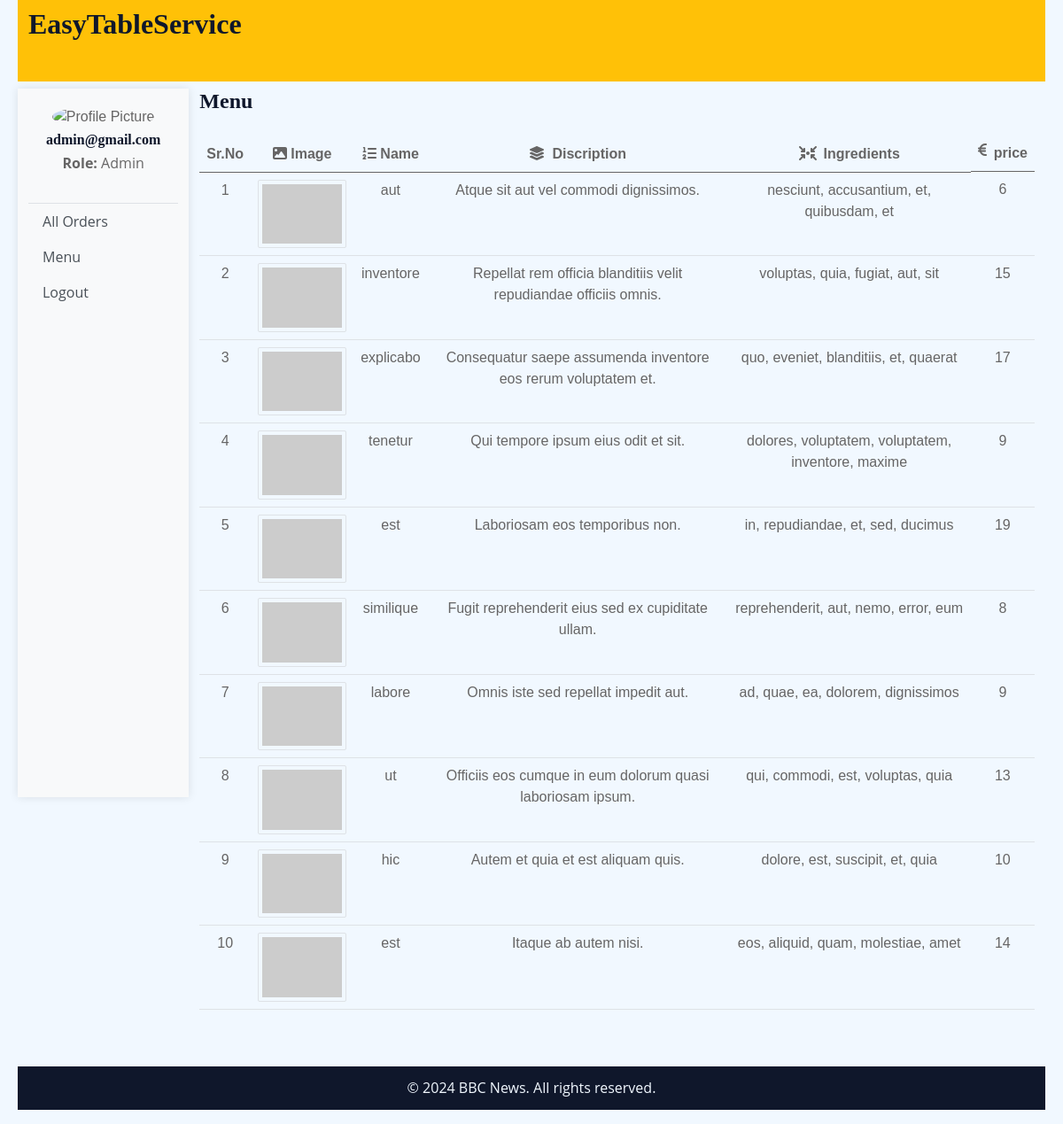
Screenshot of /Admin/aMenu.php (signed in) with the database file from the repository.
### tables this page shows
CREATE TABLE `mainmanu` (
  `id` int(255) NOT NULL,
  `discription` text NOT NULL,
  `imgUrl` text NOT NULL,
  `ingredients` text NOT NULL,
  `name` text NOT NULL,
  `price` int(77) NOT NULL
);

### Admin/aMenu.php (the view, shortened to what this page needs)
<?php
include "conn.php";
include "adminHeader.php";
?>
      <div class="col-md-10 ml-5 animsition">
        <div class="postheading">
          <div class="row d-flex justify-content-between">
            <div class="col-md-4">
              <h4 class="mb-4 animate__animated animate__rubberBand">Menu</h4>
            </div>
          </div>
        </div>
        <table class="table text-center">
          <thead>
            <tr>
              <th>Sr.No</th>
              <th><i class="fa-solid fa-image"></i> Image</th>
              <th><i class="fa-solid fa-list-ol"></i> Name</th>
              <th><i class="fa-solid fa-layer-group me-2"></i>Discription</th>
              <th><i class="fa-solid fa-arrows-to-circle me-2"></i>Ingredients</th>
              <th style="display:flex;"><i class="fa-solid fa-euro-sign me-2"></i>price</th>
            </tr>
          </thead>
          <tbody>
      <?php
            include("conn.php");
            $query="SELECT * from `mainmanu`";
            $res=mysqli_query($conn,$query);
            if(mysqli_num_rows($res)>0){
              while($arr=mysqli_fetch_assoc($res)){
          ?>
            <tr>
              <td><?php echo $arr['id'];?></td>
              <td><?php
                    echo '<img src="'.$arr['imgUrl'].'" alt="Post Image" class="img-thumbnail" style="max-width: 100px;">';
                    ?></td>
                  <td><?php echo $arr['name'];?></td>
                  <td><?php echo $arr['discription'];?></td>
              <td><?php echo $arr['ingredients'];?></td>
              <td><?php echo $arr['price'];?></td>
            </tr>
          <?php   }
            }else{
              echo "No Posts Found";
            } ?>
          </tbody>
        </table>
      </div>
<?php
include "adminFooter.php";
?>

### Admin/adminHeader.php (shortened to what this page needs)
<?php
$AdminID=$_SESSION['adminloged'];
include "conn.php";
$qry="SELECT * FROM admin where id='$AdminID'";
$data=mysqli_query($conn,$qry);
$arr=mysqli_fetch_assoc($data);
?>
<!DOCTYPE html>
<html lang="en">
<head>
    <link rel="stylesheet" href="../css/all.min.css">
    <link rel="stylesheet" href="../css/bootstrap.min.css">
  <link rel="stylesheet" href="../css/style1.css">
</head>
<body>
  <div class="container-fluid">
    <div class="row">
      <nav class="bg-warning mb-2 col-md-12 py-2">
        <a class="navbar-brand fw-bold text-white" href="#"><h2 class="">EasyTableService</h2></a>
      </nav>
    </div>
    <div class="row">
      <div class="sidebar col-md-2">
        <div class="user-details">
          <img src="../img/team-1.jpg" class="profile-pic mb-1" alt="Profile Picture">
          <h6><?php echo $arr['email'];?></h6>
          <p><b>Role: </b>Admin</p>
        </div>
        <ul class="nav flex-column">
          <li class="nav-item">
            <a class="nav-link animsition-link" href="aAllOrders.php">All Orders</a>
          </li>
          <li class="nav-item">
            <a class="nav-link animsition-link" href="aMenu.php">Menu</a>
          </li>
          <li class="nav-item">
            <a class="nav-link animsition-link" href="../index.php">Logout</a>
          </li>
        </ul>
      </div>

### css/style1.css (style rules this page uses)
:root { --color-primary:rgb(0, 0, 0); --background-color:rgb(255, 255, 255); --hr-color:rgb(207, 202, 202); --icon-color:gray; }
h1,h2,h3,h4,h5,h6 { font-family:Montserrat; font-weight: bold; }
p,small,span,ul,li,strong,pre { font-family:Open Sans; }
body { overflow-x: hidden; margin: 0px 20px; }
p { line-height: 17px; }
a { text-decoration: none; color: black; }
.container-fluid,.header { padding-right: 0px; }
.row,.fheading { margin-right: 0px; }
.sidebar { max-width: 200px; height: 100vh; background-color: #f8f9fa; box-shadow: 0 0 10px rgba(0, 0, 0, 0.1); }
.profile-pic { width: 100px; height: 100px; border-radius: 50%; }
.user-details { text-align: center; padding: 20px; border-bottom: 1px solid #dee2e6; }
.nav-link { color: #495057; }

### rows the page displays
mainmanu: id "1", name "aut", discription "Atque sit aut vel commodi dignissimos.", ingredients "nesciunt, accusantium, et, quibusdam, et", price "6"
mainmanu: id "2", name "inventore", discription "Repellat rem officia blanditiis velit repudiandae officiis omnis.", ingredients "voluptas, quia, fugiat, aut, sit", price "15"
mainmanu: id "3", name "explicabo", discription "Consequatur saepe assumenda inventore eos rerum voluptatem et.", ingredients "quo, eveniet, blanditiis, et, quaerat", price "17"
mainmanu: id "4", name "tenetur", discription "Qui tempore ipsum eius odit et sit.", ingredients "dolores, voluptatem, voluptatem, inventore, maxime", price "9"
mainmanu: id "5", name "est", discription "Laboriosam eos temporibus non.", ingredients "in, repudiandae, et, sed, ducimus", price "19"
mainmanu: id "6", name "similique", discription "Fugit reprehenderit eius sed ex cupiditate ullam.", ingredients "reprehenderit, aut, nemo, error, eum", price "8"
mainmanu: id "7", name "labore", discription "Omnis iste sed repellat impedit aut.", ingredients "ad, quae, ea, dolorem, dignissimos", price "9"
mainmanu: id "8", name "ut", discription "Officiis eos cumque in eum dolorum quasi laboriosam ipsum.", ingredients "qui, commodi, est, voluptas, quia", price "13"
mainmanu: id "9", name "hic", discription "Autem et quia et est aliquam quis.", ingredients "dolore, est, suscipit, et, quia", price "10"
mainmanu: id "10", name "est", discription "Itaque ab autem nisi.", ingredients "eos, aliquid, quam, molestiae, amet", price "14"

### other values shown
$arr['email'] "admin@gmail.com"
